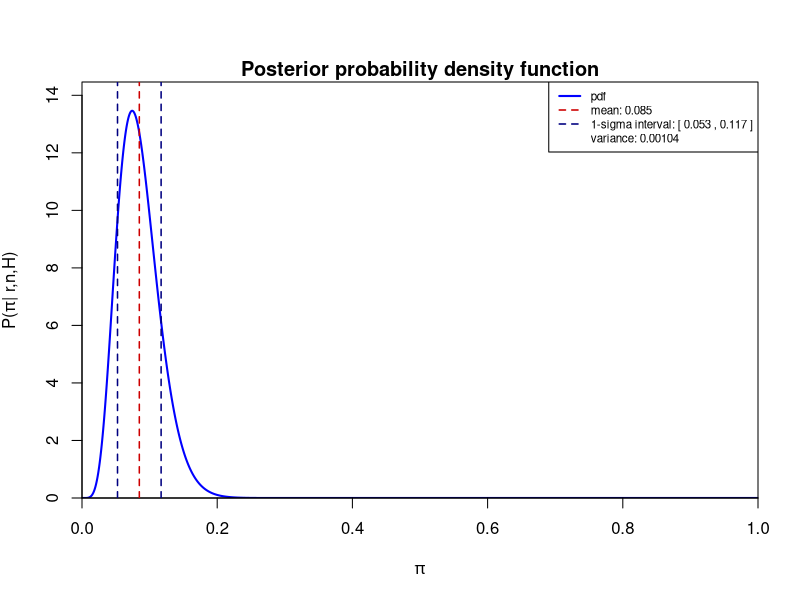
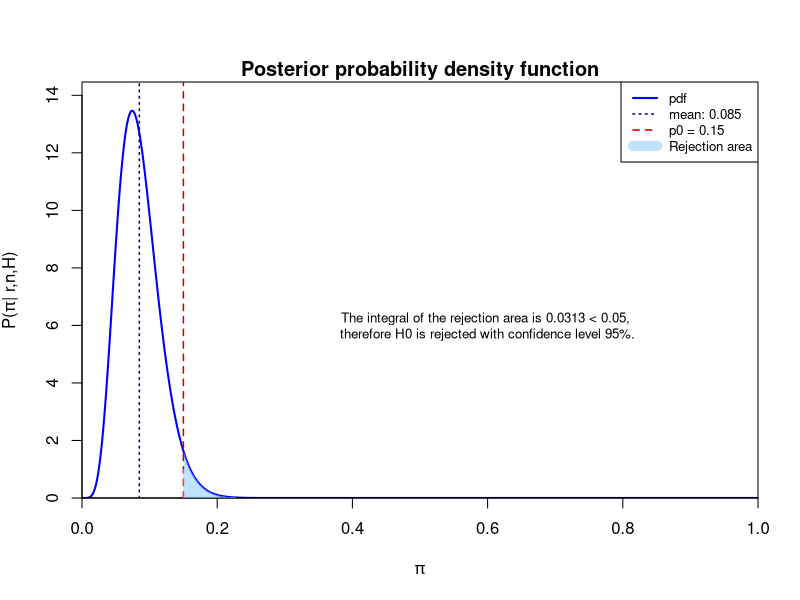
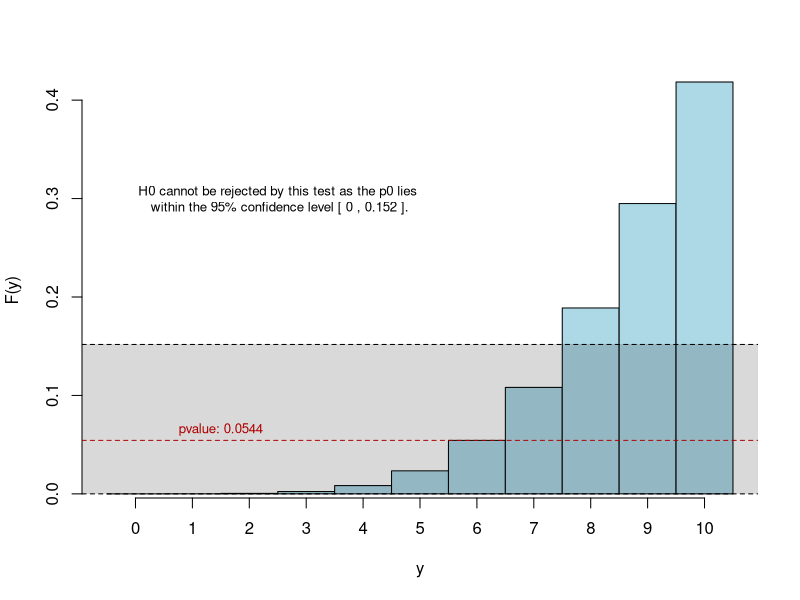
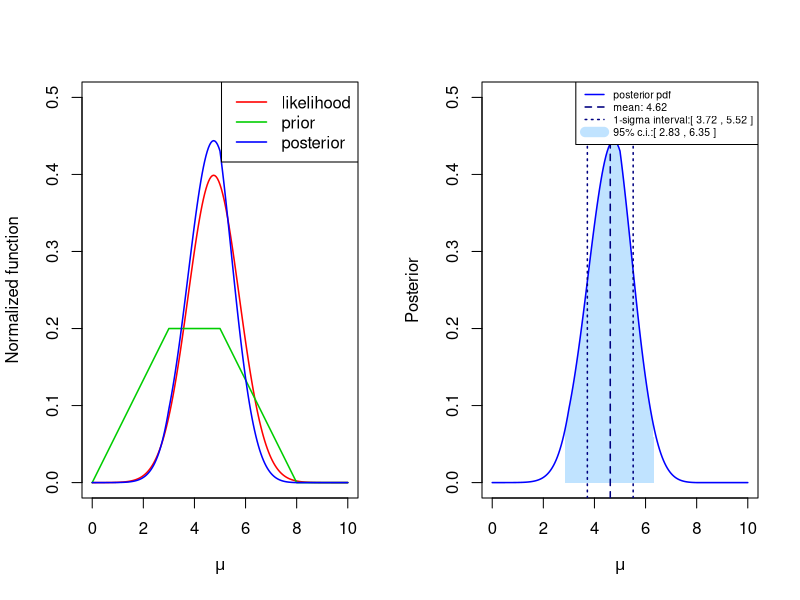
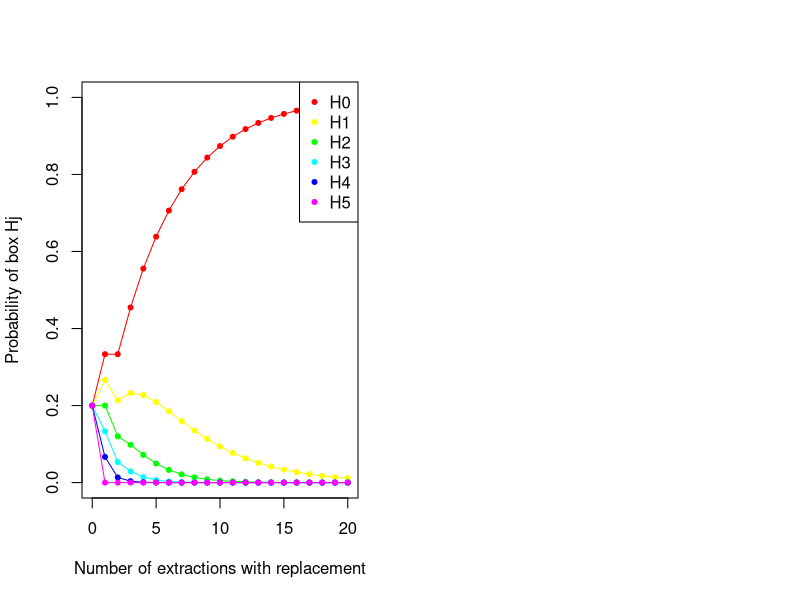

These charts were generated, in order, by the following R code:
## ---- chunk 1
knitr::opts_chunk$set(echo = TRUE)
## ---- chunk 2
n <- 75
y <- 6
mu <- 0.15
sigma <- 0.14
alpha <- mu^2 * (1-mu) / sigma^2 - mu
beta <- alpha * (1-mu)/mu

n.sample <- 2000
delta.p <- 1/n.sample

p <- seq(from=1/(2*n.sample), by=1/n.sample , length.out=n.sample)

Pi_posterior <- function(x) {
  return(dbeta(x, y+alpha, n-y+beta))
}

pi_values <- sapply(p, Pi_posterior)

plot(p, pi_values , type="l", lwd=2, col='blue', xlim=c(0,1), ylim=c(0,max(pi_values)+1), xaxs="i", yaxs="i", xlab=expression(pi), ylab=expression(paste('P(', pi, '| r,n,H)')))

title(main="Posterior probability density function", line=0.3, cex.main=1.2)
p.mean <- (y+alpha) /(n+alpha+beta)
abline(v=p.mean , lty=2, col='red3', lwd=1.5)

p.variance <- (alpha+y)*(n+alpha+beta)/((n+alpha+beta)^2*(n+alpha+beta+1))

abline(v=p.mean - sqrt(p.variance) , lty=2, col='navy', lwd=1.5)
abline(v=p.mean + sqrt(p.variance) , lty=2, col='navy', lwd=1.5)

legend('topright', legend=c('pdf', paste('mean:', round(p.mean, 3)), paste('1-sigma interval: [', round(p.mean - sqrt(p.variance), 3), ',', round(p.mean + sqrt(p.variance), 3), ']'), paste('variance:', round(p.variance, 5))), col=c('blue', 'red3', 'navy', ' white'), lty=c(1, 2, 2, 1), lwd=c(2, 1.5, 1.5, 1), cex=0.7)

## ---- chunk 3
n <- 75
y <- 6
mu <- 0.15
sigma <- 0.14
alpha <- mu^2 * (1-mu) / sigma^2 - mu
beta <- alpha * (1-mu)/mu

n.sample <- 2000
delta.p <- 1/n.sample

p <- seq(from=1/(2*n.sample), by=1/n.sample , length.out=n.sample)

Pi_posterior <- function(x) {
  return(dbeta(x, y+alpha, n-y+beta))
}

pi_values <- sapply(p, Pi_posterior)

plot(p, pi_values , type="l", lwd=2, col='blue', xlim=c(0,1), ylim=c(0,max(pi_values)+1), xaxs="i", yaxs="i", xlab=expression(pi), ylab=expression(paste('P(', pi, '| r,n,H)')))

title(main="Posterior probability density function", line=0.3, cex.main=1.2)
p.mean <- (y+alpha) /(n+alpha+beta)
abline(v=p.mean , lty=3, col='navy', lwd=1.5)

sig_lev <- 0.05

p0 <- 0.15
abline(v=p0, col='red3', lty=2, lwd=1.5)

p_red <- p[p>=p0]
y_red <- pi_values[p>=p0]
polygon(c(p0, p_red), c(0, y_red), col=rgb(130/255, 200/255, 255/255, 0.5), border=FALSE)

integral_from_p0 <- function(sig_lev) {
  return(integrate(Pi_posterior, lower = p0, upper = 1)$value)
}

labels <- c('pdf', paste('mean:', round(p.mean, 3)), paste('p0 =', p0), 'Rejection area')
colors <- c('blue', 'navy', 'red3', rgb(130/255, 200/255, 255/255, 0.5)) 
ltys <- c(1, 3, 2, 1) 
lwds <- c(2, 1.5, 1.5, 10)

legend('topright', legend=labels, col=colors, lty=ltys, lwd=lwds, cex=0.8)
text(x=0.6, y=6, labels=paste('The integral of the rejection area is', signif(integral_from_p0(sig_lev), 3), '< 0.05, \ntherefore H0 is rejected with confidence level 95%.'), cex=0.8)

## ---- chunk 4
y <- 6; n <- 75; p0 <- 0.15
freq_test <- binom.test(y, n, p0, alternative = 'less')
freq_test

ys <- 0:10
barplot(pbinom(ys, n, p0), col='lightblue', xlab='y', ylab='F(y)', width = 1, space = 0)
abline(h=freq_test$p.value, col='red3', lty=2)
text(2, freq_test$p.value*1.2, paste('pvalue:', signif(freq_test$p.value, 3)), cex=0.8, col='red3')
axis(1, at = 0:10 + 0.5, labels=0:10)
polygon(c(-0.5, 11.5, 11.5, -0.5), c(freq_test$conf.int[1], freq_test$conf.int[1], freq_test$conf.int[2], freq_test$conf.int[2]), col=rgb(0, 0, 0, 0.15), border=FALSE)
abline(h=c(freq_test$conf.int[1], freq_test$conf.int[2]), col='black', lty=2)

text(3, 0.3, paste('H0 cannot be rejected by this test as the p0 lies\n within the 95% confidence level [', signif(freq_test$conf.int[1], 3), ',', signif(freq_test$conf.int[2], 3), '].'), cex=0.8)
## ---- chunk 5
y <- c(4.09, 4.68, 1.87, 2.62, 5.58, 8.68, 4.07, 4.78, 4.79, 4.49, 5.85, 5.09, 2.40, 6.27, 6.30, 4.47)
n <- length(y)
sigma <- 4

likelihood_function_unnorm <- function(mu){
  return(prod(dnorm(y, mu, sigma)))
}
likelihood_vec_unnorm <- Vectorize(likelihood_function_unnorm, c('mu'))
L_norm <- integrate(likelihood_vec_unnorm, 0, 10)$value

likelihood_function_norm <- function(mu){
  return(prod(dnorm(y, mu, sigma))/L_norm)
}
likelihood_function <- Vectorize(likelihood_function_norm, c('mu'))

prior_function <- function(mu) {
  if (mu > 0 & mu <= 3)     { return(mu) }
  else if (mu > 3 & mu <= 5){ return(3) }
  if (mu > 5 & mu <= 8)     { return(8 - mu) }
  else                      { return(0) }
}

prior_vec <- Vectorize(prior_function, c('mu'))

posterior_function_unnorm <- function(mu) {
  return(likelihood_function(mu)*prior_vec(mu))
}

posterior_norm <- integrate(posterior_function_unnorm, 0, 10)$value

posterior_function <- function(mu) {
  return(posterior_function_unnorm(mu)/posterior_norm)
}

mu_step <- 0.05
mu_values <- seq(0, 10, mu_step)
likelihood_values <- sapply(mu_values, likelihood_function)
prior_values <- sapply(mu_values, prior_function)
posterior_values <- sapply(mu_values, posterior_function)

par(mfrow=c(1,2))

plot(mu_values, mu_values, col='white', xlab=expression(mu), ylim=c(0,0.5), ylab='Normalized function')
lines(mu_values, likelihood_values, col='red', lty=1, lwd=1.5)
lines(mu_values, prior_values/15, col='green3', lty=1, lwd=1.5)
lines(mu_values, posterior_values, col='blue', lty=1, lwd=1.5)
legend('topright', col=c('red', 'green3', 'blue'), legend=c('likelihood', 'prior', 'posterior'), lty=1, lwd=1.5)

post_mean <- sum(mu_values*posterior_values*mu_step)
post_var <- sum(mu_values^2 *posterior_values*mu_step) - post_mean^2

cf <- 0.95
cf_upper <- cf + (1-cf)/2 
cf_lower <- (1-cf)/2

# Define the integral function from 0 to a
integral_to_a <- function(a) {
  integrate(posterior_function, lower = 0, upper = a)$value
}

# Define the function to solve the equation
find_a <- function(target) {
  to_solve <- function(a) {
    integral_to_a(a) - target
  }
  result <- uniroot(to_solve, lower = 0, upper = 10)
  return(result$root)
}

# Find a such that the integral equals 0.025
a_value <- find_a(cf_lower)
b_value <- find_a(cf_upper)

mu_red <- mu_values[mu_values >= a_value & mu_values <= b_value]
posterior_red <- posterior_values[mu_values >= a_value & mu_values <= b_value]

plot(mu_values, mu_values, col='white', xlab=expression(mu), ylim=c(0,0.5), ylab='Posterior')
polygon(c(a_value, mu_red, b_value), c(0, posterior_red, 0), col=rgb(130/255, 200/255, 255/255, 0.5), border=FALSE)
lines(mu_values, posterior_values, col='blue', lty=1, lwd=1.5)
abline(v=post_mean, col='navy', lwd=1.5, lty=2)
abline(v=post_mean-sqrt(post_var), col='navy', lwd=1.5, lty=3)
abline(v=post_mean+sqrt(post_var), col='navy', lwd=1.5, lty=3)

leg.colors <- c('blue', 'navy', 'navy', rgb(130/255, 200/255, 255/255, 0.5))
leg.labels <- c('posterior pdf', paste('mean:', signif(post_mean,3)), paste('1-sigma interval:[', signif(post_mean-sqrt(post_var), 3), ',', signif(post_mean+sqrt(post_var), 3), ']'), paste('95% c.i.:[', signif(a_value, 3), ',', signif(b_value, 3), ']'))
leg.lwd <- c(1.5, 1.5, 1.5, 10)
leg.lty <- c(1, 2, 3, 1)
legend('topright', legend=leg.labels, col=leg.colors, lwd=leg.lwd, lty=leg.lty, cex=0.625)

## ---- chunk 6
# White is 1, Black is 0
boxes <- list(rep(0, 5), c(rep(0, 4), 1), c(rep(0, 3), rep(1, 2)), c(rep(0, 2), rep(1, 3)), c(0, rep(1, 4)), rep(1, 5))

set.seed(89540)
n_extractions <- 20
N_boxes <- 6
prob_boxes <- matrix(NA, nrow = N_boxes, ncol = n_extractions)

random_box_index <- 1
whites_counter <- 0

for (n in 1:n_extractions){
  random_sampling_from_box <- sample(boxes[[random_box_index]], size=20, replace=TRUE)
  whites_counter <- whites_counter + sample(boxes[[random_box_index]], size=1, replace=TRUE)
  norms <- numeric(n_extractions)
  
  for (j in 1:N_boxes){
    if (n==1){
      prob_boxes[j, n] <- (5-(j-1))/5 * 1/5 *5/3
    }
    else {
      norms[n] <- sum(prob_boxes[, n-1])
      prob_boxes[j, n] <- prob_boxes[j, n-1] * (5-(j-1))/5 * 1/norms[n]
    }
  }
}

cat('The probabilities of having selected each box are, respectively,', signif(prob_boxes[,n_extractions],3))

colors <- rainbow(N_boxes)
plot(1:n_extractions, 1:n_extractions, type='p', pch=19, col='white', xlim=c(0,n_extractions), ylim=c(0,1), xlab='Number of extractions with replacement', ylab='Probability of box Hj')

for (j in 1:N_boxes){
  lines(0:n_extractions, c(0.2, prob_boxes[j, ]), col=colors[j], lwd=1)
  points(0:n_extractions, c(0.2, prob_boxes[j, ]), pch=20, col=colors[j])
}

legend('topright', col=colors, legend=c('H0', 'H1', 'H2', 'H3', 'H4', 'H5'), pch=20)
